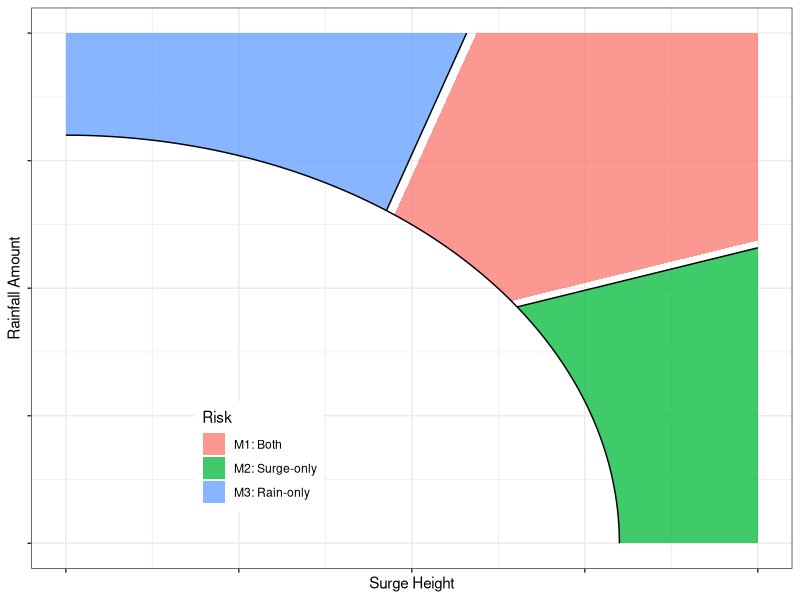

Reproduce this figure in R.
## ---- chunk 1
knitr::opts_chunk$set(echo = TRUE)
## ---- chunk 2
library(ggplot2)
delta = 0.8
theta = seq(0, pi/2, length.out = 90)
theta_rain = theta[theta >= pi/2*3/5]
theta_surge = theta[theta <= pi/2*2/5]
theta_both = setdiff(theta, c(theta_rain, theta_surge))

x_rain = c(delta*cos(theta_rain), 0, cos(min(theta_rain)))
y_rain = c(delta*sin(theta_rain), 1, 1)
x_surge = c(delta*cos(theta_surge), 1, 1)
y_surge = c(delta*sin(theta_surge), sin(max(theta_surge)), 0)
x_both = c(delta*cos(theta_both), cos(max(theta_both)), 1, 1)
y_both = c(delta*sin(theta_both), 1, 1, sin(min(theta_both)))
# plot(x_both, y_both)
            
regions_circle <- data.frame(
  Risk = rep(c("M3: Rain-only", "M1: Both", "M2: Surge-only"), 
             times = c(length(x_rain),length(x_both),length(x_surge))),
  x = c(x_rain, x_both, x_surge),
  y = c(y_rain, y_both, y_surge)
)

region_b <- ggplot() + 
  geom_polygon(data = regions_circle, aes(x = x, y = y, fill = Risk), alpha = 0.75) +
  geom_line(data = NULL, aes(x = delta*cos(theta), y = delta*sin(theta))) + 
  geom_line(data = NULL, aes(x = c(delta*cos(min(theta_rain)), cos(min(theta_rain))),
                             y = c(delta*sin(min(theta_rain)) , 1))) +
  geom_line(data = NULL, aes(x = c(delta*cos(max(theta_surge)), 1),
                             y = c(delta*sin(max(theta_surge)) , sin(max(theta_surge))))) +
  xlim(c(0,1)) +
  ylim(c(0,1)) + 
  xlab("Surge Height") + 
  ylab("Rainfall Amount") +
  theme_bw() +
  theme(#axis.title = element_blank(),
        axis.text = element_blank(),
        legend.position = c(0.3, 0.2))
region_b
